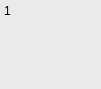
<?xml version="1.0" encoding="UTF-8"?>
<ui version="4.0">
 <class>Form</class>
 <widget class="QWidget" name="Form">
  <property name="geometry">
   <rect>
    <x>0</x>
    <y>0</y>
    <width>101</width>
    <height>89</height>
   </rect>
  </property>
  <property name="windowTitle">
   <string>Form</string>
  </property>
  <layout class="QHBoxLayout" name="horizontalLayout">
   <property name="spacing">
    <number>0</number>
   </property>
   <property name="leftMargin">
    <number>0</number>
   </property>
   <property name="topMargin">
    <number>0</number>
   </property>
   <property name="rightMargin">
    <number>0</number>
   </property>
   <property name="bottomMargin">
    <number>0</number>
   </property>
   <item>
    <widget class="QFrame" name="frame">
     <property name="styleSheet">
      <string notr="true">background-color: rgb(234, 234, 234);</string>
     </property>
     <property name="frameShape">
      <enum>QFrame::NoFrame</enum>
     </property>
     <property name="frameShadow">
      <enum>QFrame::Sunken</enum>
     </property>
     <layout class="QHBoxLayout" name="horizontalLayout_2">
      <property name="spacing">
       <number>2</number>
      </property>
      <property name="leftMargin">
       <number>4</number>
      </property>
      <property name="topMargin">
       <number>4</number>
      </property>
      <property name="rightMargin">
       <number>9</number>
      </property>
      <property name="bottomMargin">
       <number>4</number>
      </property>
      <item alignment="Qt::AlignTop">
       <widget class="QLabel" name="label">
        <property name="text">
         <string>1</string>
        </property>
       </widget>
      </item>
      <item>
       <widget class="QListWidget" name="listWidget">
        <property name="sizePolicy">
         <sizepolicy hsizetype="Preferred" vsizetype="Preferred">
          <horstretch>0</horstretch>
          <verstretch>0</verstretch>
         </sizepolicy>
        </property>
        <property name="font">
         <font>
          <pointsize>8</pointsize>
          <weight>75</weight>
          <bold>true</bold>
          <stylestrategy>PreferDefault</stylestrategy>
          <kerning>true</kerning>
         </font>
        </property>
        <property name="focusPolicy">
         <enum>Qt::NoFocus</enum>
        </property>
        <property name="contextMenuPolicy">
         <enum>Qt::DefaultContextMenu</enum>
        </property>
        <property name="styleSheet">
         <string notr="true">QListWidget {
    show-decoration-selected: 0; /* make the selection span the entire width of the view */
}

QListWidget::item:alternate {
    background: #EEEEEE;
}</string>
        </property>
        <property name="frameShape">
         <enum>QFrame::Box</enum>
        </property>
        <property name="frameShadow">
         <enum>QFrame::Sunken</enum>
        </property>
        <property name="lineWidth">
         <number>0</number>
        </property>
        <property name="verticalScrollBarPolicy">
         <enum>Qt::ScrollBarAlwaysOff</enum>
        </property>
        <property name="horizontalScrollBarPolicy">
         <enum>Qt::ScrollBarAlwaysOff</enum>
        </property>
        <property name="sizeAdjustPolicy">
         <enum>QAbstractScrollArea::AdjustIgnored</enum>
        </property>
        <property name="autoScroll">
         <bool>false</bool>
        </property>
        <property name="autoScrollMargin">
         <number>5</number>
        </property>
        <property name="editTriggers">
         <set>QAbstractItemView::NoEditTriggers</set>
        </property>
        <property name="tabKeyNavigation">
         <bool>false</bool>
        </property>
        <property name="showDropIndicator" stdset="0">
         <bool>false</bool>
        </property>
        <property name="defaultDropAction">
         <enum>Qt::IgnoreAction</enum>
        </property>
        <property name="alternatingRowColors">
         <bool>false</bool>
        </property>
        <property name="selectionMode">
         <enum>QAbstractItemView::NoSelection</enum>
        </property>
        <property name="selectionBehavior">
         <enum>QAbstractItemView::SelectItems</enum>
        </property>
        <property name="verticalScrollMode">
         <enum>QAbstractItemView::ScrollPerPixel</enum>
        </property>
        <property name="movement">
         <enum>QListView::Static</enum>
        </property>
        <property name="isWrapping" stdset="0">
         <bool>false</bool>
        </property>
        <property name="layoutMode">
         <enum>QListView::SinglePass</enum>
        </property>
        <property name="wordWrap">
         <bool>false</bool>
        </property>
        <property name="selectionRectVisible">
         <bool>true</bool>
        </property>
        <property name="sortingEnabled">
         <bool>false</bool>
        </property>
       </widget>
      </item>
     </layout>
     <zorder>listWidget</zorder>
     <zorder>label</zorder>
    </widget>
   </item>
  </layout>
 </widget>
 <resources/>
 <connections/>
</ui>
